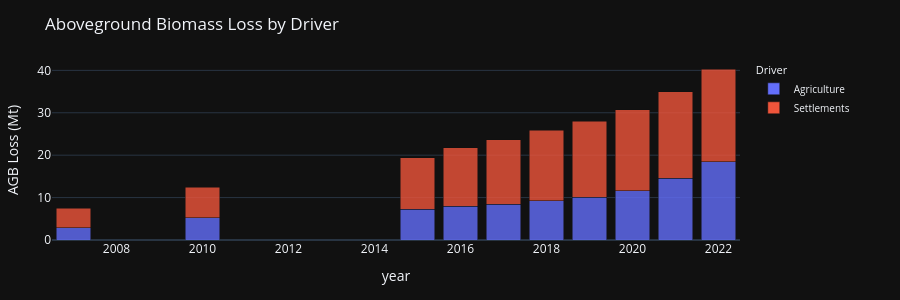

Here is the notebook cell this chart was saved with:
### Code cell
import plotly.express as px

agb_loss_long_df = agb_loss_df.melt(
    id_vars="year",
    value_vars=["agriculture_agb_Mt", "settlement_agb_Mt"],
    var_name="Driver",
    value_name="AGB Loss (Mt)",
)
agb_loss_long_df["Driver"] = agb_loss_long_df["Driver"].map({
    "agriculture_agb_Mt": "Agriculture",
    "settlement_agb_Mt": "Settlements",
})

fig = px.bar(
    agb_loss_long_df,
    x="year",
    y="AGB Loss (Mt)",
    color="Driver",
    barmode="stack",
    opacity=0.8,
    title="Aboveground Biomass Loss by Driver",
    template="plotly_dark",
    height=300,
)
fig.update_layout(
    margin=dict(l=40, r=160, t=60, b=60),
    legend=dict(
        orientation="v", x=1.02, y=1, xanchor="left", yanchor="top",
        font=dict(size=10), bgcolor="rgba(0,0,0,0)",
        title=dict(text="Driver", font=dict(size=11)),
    ),
)

### Figure 1 — Plotly figure (JSON) as saved in the notebook; plotly's stock layout.template omitted (floating-point values rounded to 4 significant figures)
{"data": [{"hovertemplate": "Driver=Agriculture<br>year=%{x}<br>AGB Loss (Mt)=%{y}<extra></extra>", "legendgroup": "Agriculture", "marker": {"color": "#636efa", "opacity": 0.8, "pattern": {"shape": ""}}, "name": "Agriculture", "orientation": "v", "showlegend": true, "textposition": "auto", "type": "bar", "x": [2007, 2010, 2015, 2016, 2017, 2018, 2019, 2020, 2021, 2022], "xaxis": "x", "y": [2.836, 5.281, 7.289, 7.978, 8.466, 9.245, 10.08, 11.57, 14.5, 18.43], "yaxis": "y"}, {"hovertemplate": "Driver=Settlements<br>year=%{x}<br>AGB Loss (Mt)=%{y}<extra></extra>", "legendgroup": "Settlements", "marker": {"color": "#EF553B", "opacity": 0.8, "pattern": {"shape": ""}}, "name": "Settlements", "orientation": "v", "showlegend": true, "textposition": "auto", "type": "bar", "x": [2007, 2010, 2015, 2016, 2017, 2018, 2019, 2020, 2021, 2022], "xaxis": "x", "y": [4.632, 7.184, 12.1, 13.78, 15.22, 16.69, 17.92, 19.13, 20.46, 21.9], "yaxis": "y"}], "layout": {"barmode": "stack", "height": 300, "legend": {"bgcolor": "rgba(0,0,0,0)", "font": {"size": 10}, "orientation": "v", "title": {"font": {"size": 11}, "text": "Driver"}, "tracegroupgap": 0, "x": 1.02, "xanchor": "left", "y": 1, "yanchor": "top"}, "margin": {"b": 60, "l": 40, "r": 160, "t": 60}, "title": {"text": "Aboveground Biomass Loss by Driver"}, "xaxis": {"anchor": "y", "domain": [0, 1], "title": {"text": "year"}}, "yaxis": {"anchor": "x", "domain": [0, 1], "title": {"text": "AGB Loss (Mt)"}}}}
